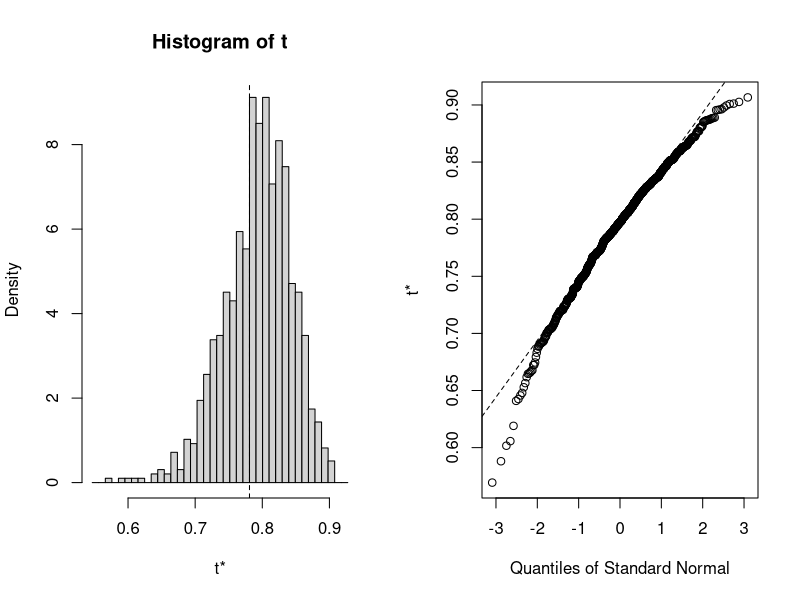
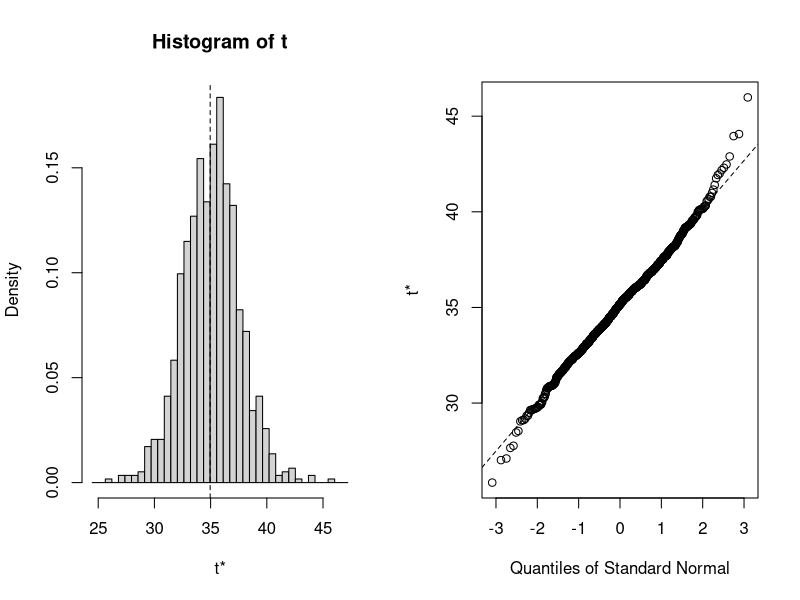
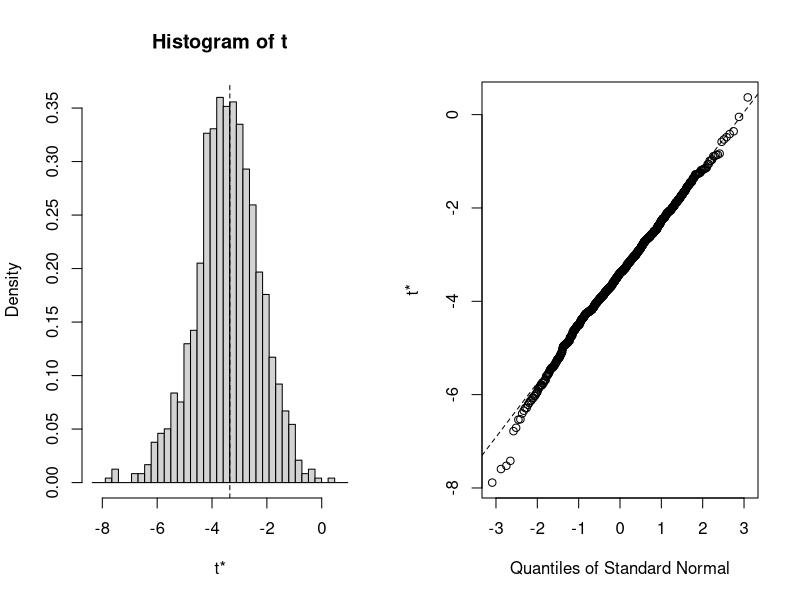
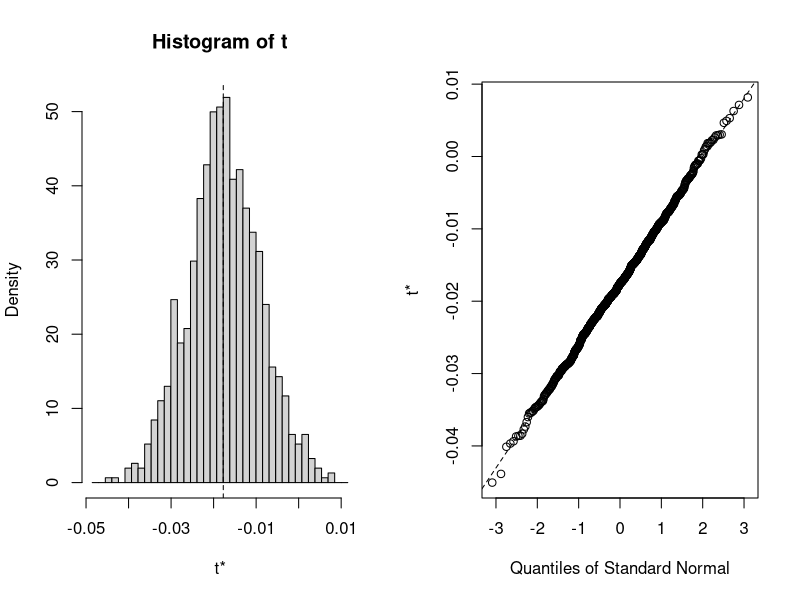

Write the R code that produced these figures, in order.
library(tidyverse)

# La técnica de bootstrap proviene de la necesidad de tener que calcular una 
# desviación estándar en situaciones en las que es difícil o imposible hacerlo. 
# Ejemplo: los errores estándar de los coeficientes de una regresión lineal 
# pueden estimarse mediante bootstrap.

# ESTIMATING STANDARD DEVIATION OF A SAMPLE -------------------------------

pop_mean <- 0
pop_sd <- .96574

N <- 1000
set.seed(123)
data_sample <- rnorm(N, pop_mean, pop_sd)

sample_mean <- mean(data_sample)
sample_sd <- sqrt(1/(N-1)*sum((data_sample - sample_mean)^2))

sample_sd
sd(data_sample)

sample_se <- sample_sd / sqrt(N)
sample_se

## NOW WITH BOOTSTRAP

B <- 10000

bootstrap_mns <- c()

set.seed(123)
for(i in 1:B) {
  data_bootstrap <- sample(data_sample, size = N, replace = TRUE)
  
  bootstrap_mns <- c(bootstrap_mns, mean(data_bootstrap))
}

bootstrap_se_estimate <- 
    sqrt(1 / (B-1) * sum((bootstrap_mns - mean(bootstrap_mns))^2))

bootstrap_se_estimate


# LM COEFS ESTIMATES ------------------------------------------------------

N <- 10000

boot_coefs <- vector(mode = "list", length = N)

set.seed(1)
for (i in 1:N) {
  
  boot_sample = cars[sample(nrow(cars), replace = TRUE), ]
  
  lm_i <- lm(dist ~ speed, boot_sample)
  boot_coefs[[i]] <- tibble(speed = coef(lm_i)["speed"] %>% as.numeric,
                            intcpt = coef(lm_i)[1] %>% as.numeric)
}

mns <- boot_coefs %>% bind_rows() %>% 
  summarise_all(mean)

ses <- boot_coefs %>% bind_rows() %>% 
  summarise_all(sd) 

# Bootstrap 95% CI for R-Squared ------------------------------------------

library(boot)

# function to obtain R-Squared from the data
rsq <- function(formula, data, indices) {
  d <- data[indices,] # allows boot to select sample
  fit <- lm(formula, data=d)
  return(summary(fit)$r.square)
}

# bootstrapping with 1000 replications
results <- boot(data=mtcars, statistic=rsq,
                R=1000, formula=mpg~wt+disp)

# view results
results
plot(results)

# get 95% confidence interval
boot.ci(results, type="bca")


# Bootstrap 95% CI for regression coefficients ----------------------------

library(boot)

# function to obtain regression weights
bs <- function(formula, data, indices) {
  d <- data[indices,] # allows boot to select sample
  fit <- lm(formula, data=d)
  return(coef(fit))
}

# bootstrapping with 1000 replications
results <- boot(data=mtcars, statistic=bs,
                R=1000, formula=mpg~wt+disp)

# view results
results

plot(results, index=1) # intercept
plot(results, index=2) # wt
plot(results, index=3) # disp

# get 95% confidence intervals
boot.ci(results, type="bca", index=1) # intercept
boot.ci(results, type="bca", index=2) # wt
boot.ci(results, type="bca", index=3) # disp
